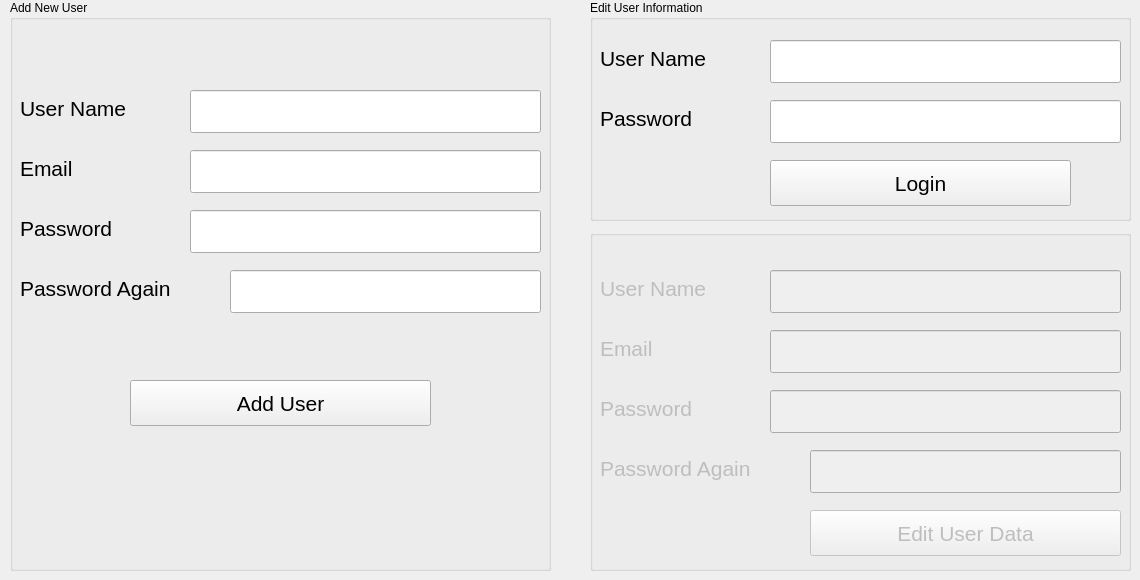
    <widget class="QWidget" name="tab_3">
     <attribute name="title">
      <string>Page</string>
     </attribute>
     <widget class="QGroupBox" name="addUser_groupBox">
      <property name="geometry">
       <rect>
        <x>10</x>
        <y>0</y>
        <width>541</width>
        <height>571</height>
       </rect>
      </property>
      <property name="title">
       <string>Add New User</string>
      </property>
      <widget class="QLabel" name="username_label">
       <property name="geometry">
        <rect>
         <x>10</x>
         <y>90</y>
         <width>131</width>
         <height>37</height>
        </rect>
       </property>
       <property name="font">
        <font>
         <pointsize>16</pointsize>
        </font>
       </property>
       <property name="text">
        <string>User Name</string>
       </property>
      </widget>
      <widget class="QLabel" name="email_label">
       <property name="geometry">
        <rect>
         <x>10</x>
         <y>150</y>
         <width>65</width>
         <height>37</height>
        </rect>
       </property>
       <property name="font">
        <font>
         <pointsize>16</pointsize>
        </font>
       </property>
       <property name="text">
        <string>Email</string>
       </property>
      </widget>
      <widget class="QLabel" name="password_label">
       <property name="geometry">
        <rect>
         <x>10</x>
         <y>210</y>
         <width>111</width>
         <height>37</height>
        </rect>
       </property>
       <property name="font">
        <font>
         <pointsize>16</pointsize>
        </font>
       </property>
       <property name="text">
        <string>Password</string>
       </property>
      </widget>
      <widget class="QLabel" name="passwordConfig_label">
       <property name="geometry">
        <rect>
         <x>10</x>
         <y>270</y>
         <width>187</width>
         <height>37</height>
        </rect>
       </property>
       <property name="font">
        <font>
         <pointsize>16</pointsize>
        </font>
       </property>
       <property name="text">
        <string>Password Again</string>
       </property>
      </widget>
      <widget class="QLineEdit" name="username_lineEdit">
       <property name="geometry">
        <rect>
         <x>180</x>
         <y>90</y>
         <width>351</width>
         <height>43</height>
        </rect>
       </property>
       <property name="font">
        <font>
         <pointsize>16</pointsize>
        </font>
       </property>
      </widget>
      <widget class="QLineEdit" name="email_lineEdit">
       <property name="geometry">
        <rect>
         <x>180</x>
         <y>150</y>
         <width>351</width>
         <height>43</height>
        </rect>
       </property>
       <property name="font">
        <font>
         <pointsize>16</pointsize>
        </font>
       </property>
      </widget>
      <widget class="QLineEdit" name="password_lineEdit">
       <property name="geometry">
        <rect>
         <x>180</x>
         <y>210</y>
         <width>351</width>
         <height>43</height>
        </rect>
       </property>
       <property name="font">
        <font>
         <pointsize>16</pointsize>
        </font>
       </property>
       <property name="echoMode">
        <enum>QLineEdit::Password</enum>
       </property>
      </widget>
      <widget class="QLineEdit" name="passwordConfig_lineEdit">
       <property name="geometry">
        <rect>
         <x>220</x>
         <y>270</y>
         <width>311</width>
         <height>43</height>
        </rect>
       </property>
       <property name="font">
        <font>
         <pointsize>16</pointsize>
        </font>
       </property>
       <property name="echoMode">
        <enum>QLineEdit::Password</enum>
       </property>
      </widget>
      <widget class="QPushButton" name="addUser_pushButton">
       <property name="geometry">
        <rect>
         <x>120</x>
         <y>380</y>
         <width>301</width>
         <height>46</height>
        </rect>
       </property>
       <property name="font">
        <font>
         <pointsize>16</pointsize>
        </font>
       </property>
       <property name="text">
        <string>Add User</string>
       </property>
      </widget>
      <widget class="QLabel" name="wrong_password_label">
       <property name="geometry">
        <rect>
         <x>10</x>
         <y>330</y>
         <width>521</width>
         <height>37</height>
        </rect>
       </property>
       <property name="font">
        <font>
         <pointsize>16</pointsize>
        </font>
       </property>
       <property name="text">
        <string/>
       </property>
       <property name="alignment">
        <set>Qt::AlignCenter</set>
       </property>
      </widget>
     </widget>
     <widget class="QGroupBox" name="User_login_groupBox">
      <property name="geometry">
       <rect>
        <x>590</x>
        <y>0</y>
        <width>541</width>
        <height>221</height>
       </rect>
      </property>
      <property name="title">
       <string>Edit User Information</string>
      </property>
      <widget class="QLineEdit" name="password_lineEdit_edit_login">
       <property name="geometry">
        <rect>
         <x>180</x>
         <y>100</y>
         <width>351</width>
         <height>43</height>
        </rect>
       </property>
       <property name="font">
        <font>
         <pointsize>16</pointsize>
        </font>
       </property>
       <property name="echoMode">
        <enum>QLineEdit::Password</enum>
       </property>
      </widget>
      <widget class="QLineEdit" name="username_lineEdit_edit_login">
       <property name="geometry">
        <rect>
         <x>180</x>
         <y>40</y>
         <width>351</width>
         <height>43</height>
        </rect>
       </property>
       <property name="font">
        <font>
         <pointsize>16</pointsize>
        </font>
       </property>
      </widget>
      <widget class="QLabel" name="username_label_edit_login">
       <property name="geometry">
        <rect>
         <x>10</x>
         <y>40</y>
         <width>131</width>
         <height>37</height>
        </rect>
       </property>
       <property name="font">
        <font>
         <pointsize>16</pointsize>
        </font>
       </property>
       <property name="text">
        <string>User Name</string>
       </property>
      </widget>
      <widget class="QLabel" name="password_label_edit_login">
       <property name="geometry">
        <rect>
         <x>10</x>
         <y>100</y>
         <width>111</width>
         <height>37</height>
        </rect>
       </property>
       <property name="font">
        <font>
         <pointsize>16</pointsize>
        </font>
       </property>
       <property name="text">
        <string>Password</string>
       </property>
      </widget>
      <widget class="QPushButton" name="login_pushButton_Edit">
       <property name="geometry">
        <rect>
         <x>180</x>
         <y>160</y>
         <width>301</width>
         <height>46</height>
        </rect>
       </property>
       <property name="font">
        <font>
         <pointsize>16</pointsize>
        </font>
       </property>
       <property name="text">
        <string>Login</string>
       </property>
      </widget>
     </widget>
     <widget class="QGroupBox" name="editUser_groupBox">
      <property name="enabled">
       <bool>false</bool>
      </property>
      <property name="geometry">
       <rect>
        <x>590</x>
        <y>230</y>
        <width>541</width>
        <height>341</height>
       </rect>
      </property>
      <property name="title">
       <string/>
      </property>
      <widget class="QLineEdit" name="passwordConfig_lineEdit_edit">
       <property name="geometry">
        <rect>
         <x>220</x>
         <y>220</y>
         <width>311</width>
         <height>43</height>
        </rect>
       </property>
       <property name="font">
        <font>
         <pointsize>16</pointsize>
        </font>
       </property>
       <property name="echoMode">
        <enum>QLineEdit::Password</enum>
       </property>
      </widget>
      <widget class="QLabel" name="password_label_edit">
       <property name="geometry">
        <rect>
         <x>10</x>
         <y>160</y>
         <width>111</width>
         <height>37</height>
        </rect>
       </property>
       <property name="font">
        <font>
         <pointsize>16</pointsize>
        </font>
       </property>
       <property name="text">
        <string>Password</string>
       </property>
      </widget>
      <widget class="QLabel" name="passwordConfig_label_edit">
       <property name="geometry">
        <rect>
         <x>10</x>
         <y>220</y>
         <width>187</width>
         <height>37</height>
        </rect>
       </property>
       <property name="font">
        <font>
         <pointsize>16</pointsize>
        </font>
       </property>
       <property name="text">
        <string>Password Again</string>
       </property>
      </widget>
      <widget class="QLineEdit" name="email_lineEdit_edit">
       <property name="geometry">
        <rect>
         <x>180</x>
         <y>100</y>
         <width>351</width>
         <height>43</height>
        </rect>
       </property>
       <property name="font">
        <font>
         <pointsize>16</pointsize>
        </font>
       </property>
      </widget>
      <widget class="QPushButton" name="esitUser_pushButton">
       <property name="geometry">
        <rect>
         <x>220</x>
         <y>280</y>
         <width>311</width>
         <height>46</height>
        </rect>
       </property>
       <property name="font">
        <font>
         <pointsize>16</pointsize>
        </font>
       </property>
       <property name="text">
        <string>Edit User Data</string>
       </property>
      </widget>
      <widget class="QLineEdit" name="password_lineEdit_edit">
       <property name="geometry">
        <rect>
         <x>180</x>
         <y>160</y>
         <width>351</width>
         <height>43</height>
        </rect>
       </property>
       <property name="font">
        <font>
         <pointsize>16</pointsize>
        </font>
       </property>
       <property name="echoMode">
        <enum>QLineEdit::Password</enum>
       </property>
      </widget>
      <widget class="QLabel" name="email_label_edit">
       <property name="geometry">
        <rect>
         <x>10</x>
         <y>100</y>
         <width>65</width>
         <height>37</height>
        </rect>
       </property>
       <property name="font">
        <font>
         <pointsize>16</pointsize>
        </font>
       </property>
       <property name="text">
        <string>Email</string>
       </property>
      </widget>
      <widget class="QLabel" name="username_label_edit">
       <property name="geometry">
        <rect>
         <x>10</x>
         <y>40</y>
         <width>131</width>
         <height>37</height>
        </rect>
       </property>
       <property name="font">
        <font>
         <pointsize>16</pointsize>
        </font>
       </property>
       <property name="text">
        <string>User Name</string>
       </property>
      </widget>
      <widget class="QLineEdit" name="username_lineEdit_edit">
       <property name="geometry">
        <rect>
         <x>180</x>
         <y>40</y>
         <width>351</width>
         <height>43</height>
        </rect>
       </property>
       <property name="font">
        <font>
         <pointsize>16</pointsize>
        </font>
       </property>
      </widget>
     </widget>
    </widget>
